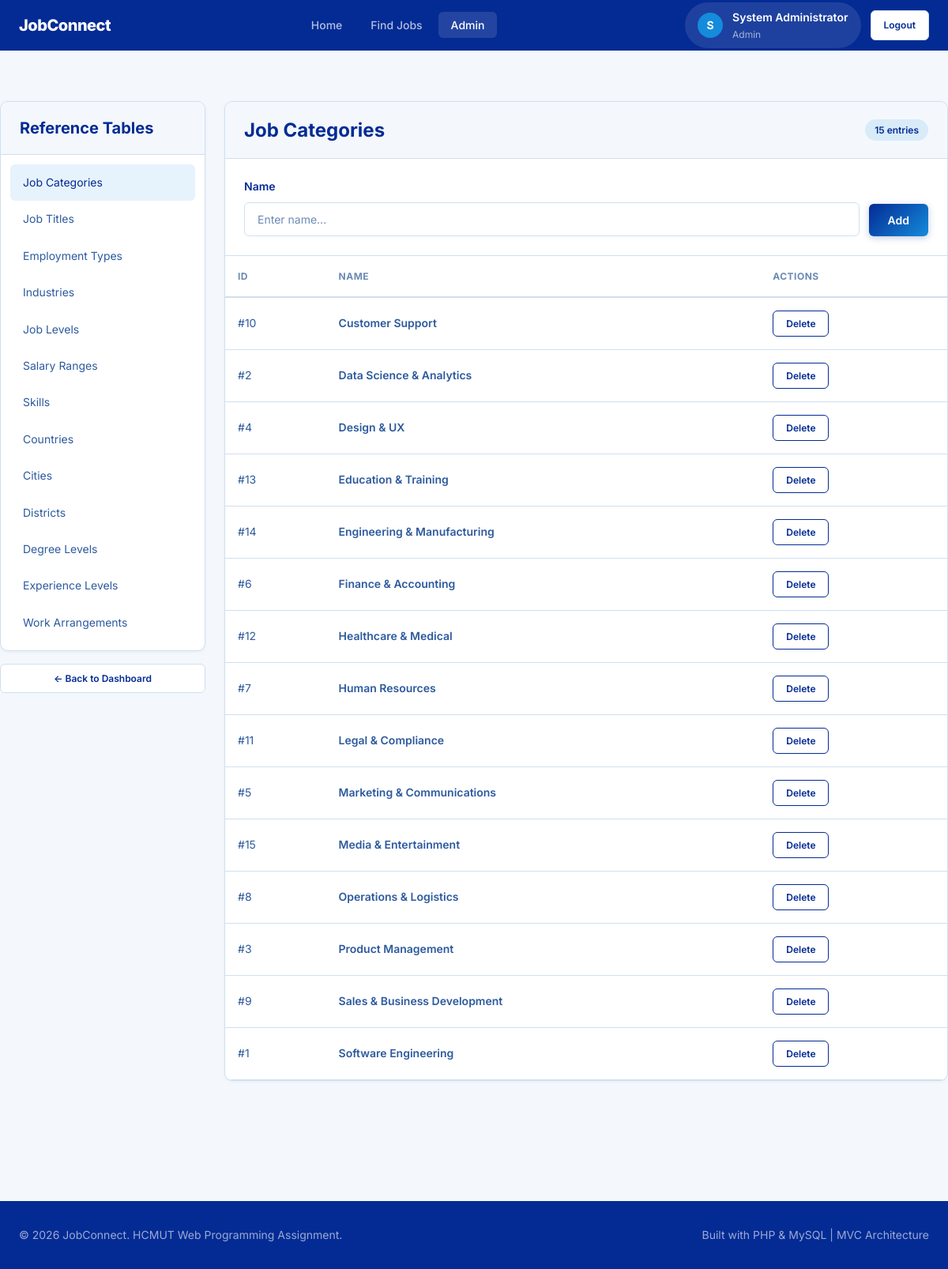
The page /admin/reference/job_categories (signed in) on the database its author committed.
### tables this page shows
CREATE TABLE job_categories (
    id INT AUTO_INCREMENT PRIMARY KEY,
    name VARCHAR(100) NOT NULL UNIQUE,
    created_at TIMESTAMP DEFAULT CURRENT_TIMESTAMP
);

### controllers/AdminController.php (called while the page is built, shortened)
<?php
require_once APP_ROOT . '/models/ReferenceModel.php';
class AdminController
{
    private $refModel;
    public function __construct()
    {
        $this->refModel = new ReferenceModel();
    }
    public function referenceList($table)
    {
        $allowedTables = [
            'job_categories' => 'Job Categories',
            'job_titles' => 'Job Titles',
            'employment_types' => 'Employment Types',
            'industries' => 'Industries',
            'job_levels' => 'Job Levels',
            'salary_ranges' => 'Salary Ranges',
            'skills' => 'Skills',
            'countries' => 'Countries',
            'cities' => 'Cities',
            'districts' => 'Districts',
            'degree_levels' => 'Degree Levels',
            'experience_levels' => 'Experience Levels',
            'work_arrangements' => 'Work Arrangements',
        ];
        $items = $this->refModel->getAll($table);
        view('admin/reference-list', [
            'title' => 'Manage ' . $allowedTables[$table],
            'tableName' => $table,
            'tableLabel' => $allowedTables[$table],
            'items' => $items,
            'allowedTables' => $allowedTables
        ]);
    }
}

### public/index.php (called while the page is built, shortened)
<?php
require_once APP_ROOT . '/config/database.php';
require_once APP_ROOT . '/helpers/functions.php';
$requestUri = parse_url($_SERVER['REQUEST_URI'], PHP_URL_PATH);
$requestMethod = $_SERVER['REQUEST_METHOD'];
$requestUri = rtrim($requestUri, '/') ?: '/';
$matched = Router::dispatch($requestUri, $requestMethod);

### config/database.php (called while the page is built, shortened)
<?php
class Database
{
    private static $instance = null;
    private $pdo;
    private function __construct()
    {
        $dsn = "mysql:host=" . DB_HOST . ";dbname=" . DB_NAME . ";charset=" . DB_CHARSET;
        $options = [
            PDO::ATTR_ERRMODE => PDO::ERRMODE_EXCEPTION,
            PDO::ATTR_DEFAULT_FETCH_MODE => PDO::FETCH_ASSOC,
            PDO::ATTR_EMULATE_PREPARES => false,
        ];
        try {
            $this->pdo = new PDO($dsn, DB_USER, DB_PASS, $options);
        } catch (PDOException $e) {
            die("Database connection failed: " . $e->getMessage());
        }
    }
    public static function getInstance()
    {
        if (self::$instance === null) {
            self::$instance = new self();
        }
        return self::$instance;
    }
    public function getConnection()
    {
        return $this->pdo;
    }
}

### models/ReferenceModel.php (called while the page is built, shortened)
<?php
class ReferenceModel
{
    private $db;
    public function __construct()
    {
        $this->db = Database::getInstance()->getConnection();
    }
    public function getAll($table, $orderBy = 'name')
    {
        $orderColumn = $orderBy;
        $stmt = $this->db->query("SELECT * FROM `$table` ORDER BY `$orderColumn` ASC");
        return $stmt->fetchAll();
    }
}

### views/admin/reference-list.php (the view, shortened to what this page needs)
<div class="container" style="padding: var(--space-8) 0;">
    <div class="admin-layout">
        <div class="admin-sidebar">
            <div class="card">
                <div class="card-header">
                    <h4>Reference Tables</h4>
                </div>
                <div class="card-body" style="padding: var(--space-3);">
                    <ul class="admin-sidebar-nav">
                        <?php
                        $navItems = [
                            'job_categories' => 'Job Categories',
                            'job_titles' => 'Job Titles',
                            'employment_types' => 'Employment Types',
                            'industries' => 'Industries',
                            'job_levels' => 'Job Levels',
                            'salary_ranges' => 'Salary Ranges',
                            'skills' => 'Skills',
                            'countries' => 'Countries',
                            'cities' => 'Cities',
                            'districts' => 'Districts',
                            'degree_levels' => 'Degree Levels',
                            'experience_levels' => 'Experience Levels',
                            'work_arrangements' => 'Work Arrangements',
                        ];
                        foreach ($navItems as $key => $label): ?>
                            <li><a href="/admin/reference/<?= $key ?>"
                                    class="<?= $tableName === $key ? 'active' : '' ?>"><?= $label ?></a></li>
                        <?php endforeach; ?>
                    </ul>
                </div>
            </div>
            <div class="mt-4"><a href="/admin/dashboard" class="btn btn-secondary btn-sm btn-block">&larr; Back to
                    Dashboard</a></div>
        </div>
        <div class="admin-content">
            <div class="card mb-6">
                <div class="card-header">
                    <h3><?= h($tableLabel) ?></h3>
                    <span class="badge badge-primary"><?= count($items) ?> entries</span>
                </div>
                <div class="card-body" style="border-bottom: 1px solid var(--border-color);">
                    <form action="/admin/reference/<?= h($tableName) ?>/create" method="POST" class="d-flex gap-3"
                        style="flex-wrap: wrap; align-items: flex-end;">
                        <div class="form-group" style="margin: 0; flex: 1; min-width: 200px;">
                            <label
                                class="form-label"><?= in_array($tableName, ['salary_ranges', 'experience_levels']) ? 'Label' : 'Name' ?></label>
                            <input type="text" name="name" class="form-control" placeholder="Enter name..." required>
                        </div>
                        <button type="submit" class="btn btn-primary">Add</button>
                    </form>
                </div>
                <div class="card-body" style="padding: 0;">
                    <div class="table-responsive">
                        <table class="table">
                            <thead>
                                <tr>
                                    <th>ID</th>
                                    <th><?= in_array($tableName, ['salary_ranges', 'experience_levels']) ? 'Label' : 'Name' ?>
                                    </th>
                                    <th>Actions</th>
                                </tr>
                            </thead>
                            <tbody>
                                <?php foreach ($items as $item): ?>
                                    <tr>
                                        <td class="text-muted">#<?= $item['id'] ?></td>
                                        <td style="font-weight: 600;"><?= h($item['name'] ?? $item['label'] ?? '') ?></td>
                                        <td>
                                            <form action="/admin/reference/<?= h($tableName) ?>/<?= $item['id'] ?>/delete"
                                                method="POST" style="display:inline;"
                                                onsubmit="return confirm('Delete this entry?');">
                                                <button type="submit" class="btn btn-sm btn-danger">Delete</button>
                                            </form>
                                        </td>
                                    </tr>
                                <?php endforeach; ?>
                            </tbody>
                        </table>
                    </div>
                </div>
            </div>
        </div>
    </div>
</div>

### routes/Router.php (shortened to what this page needs)
<?php
class Router
{
    private static $routes = [];
    public static function get($path, $handler, $middleware = [])
    {
        self::$routes[] = [
            'method' => 'GET',
            'path' => $path,
            'handler' => $handler,
            'middleware' => $middleware
        ];
    }
    public static function post($path, $handler, $middleware = [])
    {
        self::$routes[] = [
            'method' => 'POST',
            'path' => $path,
            'handler' => $handler,
            'middleware' => $middleware
        ];
    }
    public static function dispatch($uri, $method)
    {
        foreach (self::$routes as $route) {
            if ($route['method'] !== $method)
                continue;
            $pattern = preg_replace('/\{([a-zA-Z_]+)\}/', '(?P<$1>[^/]+)', $route['path']);
            $pattern = '#^' . $pattern . '$#';
            if (preg_match($pattern, $uri, $matches)) {
                $params = array_filter($matches, 'is_string', ARRAY_FILTER_USE_KEY);
                list($controller, $action) = explode('@', $route['handler']);
                $controllerFile = APP_ROOT . '/controllers/' . $controller . '.php';
                if (file_exists($controllerFile)) {
                    $controllerInstance = new $controller();
                    if (method_exists($controllerInstance, $action)) {
                        call_user_func_array([$controllerInstance, $action], $params);
                        return true;
                    }
                }
            }
        }
        return false;
    }
}

### rows shown on the page
job_categories: id "10", name "Customer Support"
job_categories: id "2", name "Data Science & Analytics"
job_categories: id "4", name "Design & UX"
job_categories: id "13", name "Education & Training"
job_categories: id "14", name "Engineering & Manufacturing"
job_categories: id "6", name "Finance & Accounting"
job_categories: id "12", name "Healthcare & Medical"
job_categories: id "7", name "Human Resources"
job_categories: id "11", name "Legal & Compliance"
job_categories: id "5", name "Marketing & Communications"
job_categories: id "15", name "Media & Entertainment"
job_categories: id "8", name "Operations & Logistics"
job_categories: id "3", name "Product Management"
job_categories: id "9", name "Sales & Business Development"
job_categories: id "1", name "Software Engineering"

### other values the page prints
$label "Job Categories"
$label "Job Titles"
$label "Employment Types"
$label "Industries"
$label "Job Levels"
$label "Salary Ranges"
$label "Skills"
$label "Countries"
$label "Cities"
$label "Districts"
$label "Degree Levels"
$label "Experience Levels"
$label "Work Arrangements"
count($items) "15"
